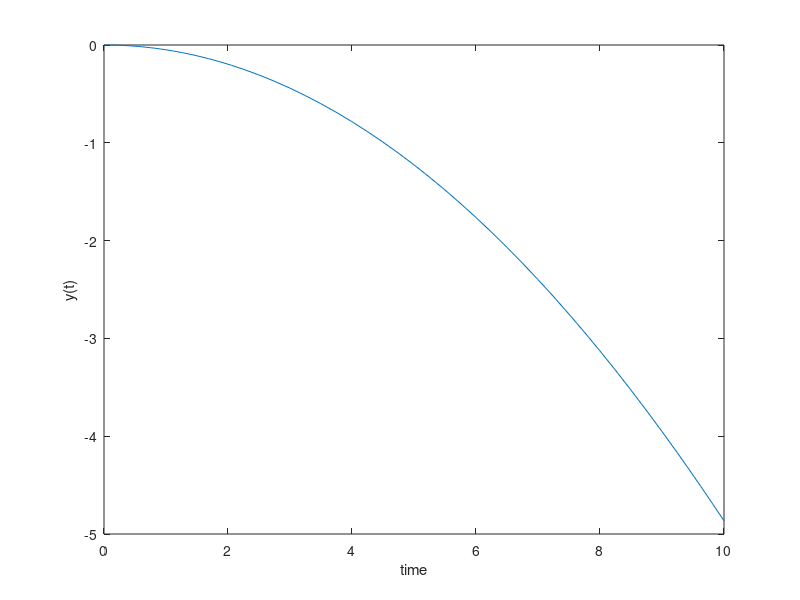

The MATLAB script that drew this image:
function homework_4()

%problem_1()  
problem_2()
%problem_3()
%problem_4()
%problem_5()

end

function problem_1()

t0 = 0;
y0 = 3;
h  = [1, 0.2, 0.1, 0.05];
tf = 5;

for i = 1:length(h)
    [t1, y1] = myodesolver(t0, y0, h(i), tf, 0);
    [t2, y2] = myodesolver(t0, y0, h(i), tf, 1);
    [t3, y3] = myodesolver(t0, y0, h(i), tf, 2);
    %myodesolver(t0, y0, h(i), tf, 3)
    
    hold on
    figure(1)
    plot(t1, y1, '.', 'MarkerSize', 12)
    xlabel('time');
    ylabel('y(t)');
    legend('h = 1', 'h = 0.2', 'h = 0.1', 'h = 0.05')
    
    hold on
    figure(2)
    plot(t2, y2, '.', 'MarkerSize', 12)
    xlabel('time');
    ylabel('y(t)');
    legend('h = 1', 'h = 0.2', 'h = 0.1', 'h = 0.05')
      
    hold on
    figure(3)
    plot(t3, y3, '.', 'MarkerSize', 12)
    xlabel('time');
    ylabel('y(t)');
    legend('h = 1', 'h = 0.2', 'h = 0.1', 'h = 0.05')
end

% analytic solution

% figure(2)
% hold on
% t = 0:0.01:10;
% c = exp(-exp(t))*cot(3/2);
% y = 2*acot(exp(c - exp(t)));
% 
% plot(t, y)

end

function problem_2()

    y0 = 0;
    tspan=[0, 10];
    g = 9.81;    %m/s^2
    m = 10^(-2); %kg
    k = 10^(-4); %kg/m
 
    [t, y] = ode45(@(t, y) (((m * g) - (k * (y)^2)) * -t), tspan, y0);
    plot(t, y)
    xlabel('time');
    ylabel('y(t)');
    %hmax = 0.01;
    %MyAdaptRKF1D(t0, y0, tf, hmax) 

end


function problem_3()

    t0 = -1;
    tf = 1;
    y0 = 1;
    hmax = 0.1;
    MyAdaptRKF_problem_3(t0, y0, tf, hmax) 
    
end

function problem_4()

    x0 = 20;
    y0 = 0;
    t0 = 0;
    tf = 10;
    hmin = 0.001;
    hmax = 0.1;
    MyAdaptRKF(x0, y0, t0, tf, hmin, hmax) 
     
end

function problem_5()
     return;
end